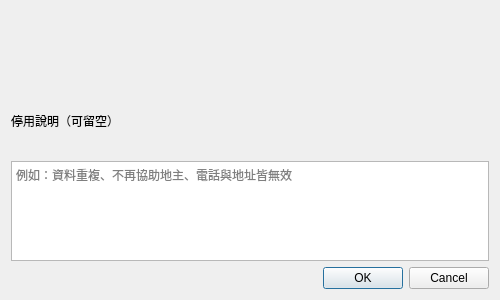
<?xml version="1.0" encoding="UTF-8"?>
<ui version="4.0">
 <class>deactivateRelationDialogContent</class>
 <widget class="QWidget" name="deactivateRelationDialogContent">
  <property name="geometry">
   <rect>
    <x>0</x>
    <y>0</y>
    <width>500</width>
    <height>300</height>
   </rect>
  </property>
  <property name="windowTitle">
   <string>確認停用關係</string>
  </property>
  <property name="dialogSize" stdset="0">
   <size>
    <width>500</width>
    <height>300</height>
   </size>
  </property>
  <layout class="QVBoxLayout" name="deactivateRelationLayout">
   <property name="spacing">
    <number>6</number>
   </property>
   <property name="leftMargin">
    <number>11</number>
   </property>
   <property name="topMargin">
    <number>11</number>
   </property>
   <property name="rightMargin">
    <number>11</number>
   </property>
   <property name="bottomMargin">
    <number>11</number>
   </property>
   <item>
    <widget class="QLabel" name="messageLabel">
     <property name="text">
      <string />
     </property>
     <property name="wordWrap">
      <bool>true</bool>
     </property>
    </widget>
   </item>
   <item>
    <widget class="QLabel" name="reasonLabel">
     <property name="text">
      <string>停用說明（可留空）</string>
     </property>
    </widget>
   </item>
   <item>
    <widget class="PlainTextEdit" name="reasonEdit">
     <property name="maximumSize">
      <size>
       <width>16777215</width>
       <height>100</height>
      </size>
     </property>
     <property name="placeholderText">
      <string>例如：資料重複、不再協助地主、電話與地址皆無效</string>
     </property>
    </widget>
   </item>
   <item>
    <widget class="DialogButtonBox" name="buttonBox">
     <property name="standardButtons">
      <set>QDialogButtonBox::Cancel|QDialogButtonBox::Ok</set>
     </property>
    </widget>
   </item>
  </layout>
 </widget>
 <customwidgets>
 <customwidget>
  <class>PlainTextEdit</class>
  <extends>QPlainTextEdit</extends>
  <header>qfluentwidgets</header>
 </customwidget>
  <customwidget>
  <class>DialogButtonBox</class>
  <extends>QDialogButtonBox</extends>
  <header>customer_fluent</header>
 </customwidget>
 </customwidgets>
 <resources />
 <connections />
</ui>
